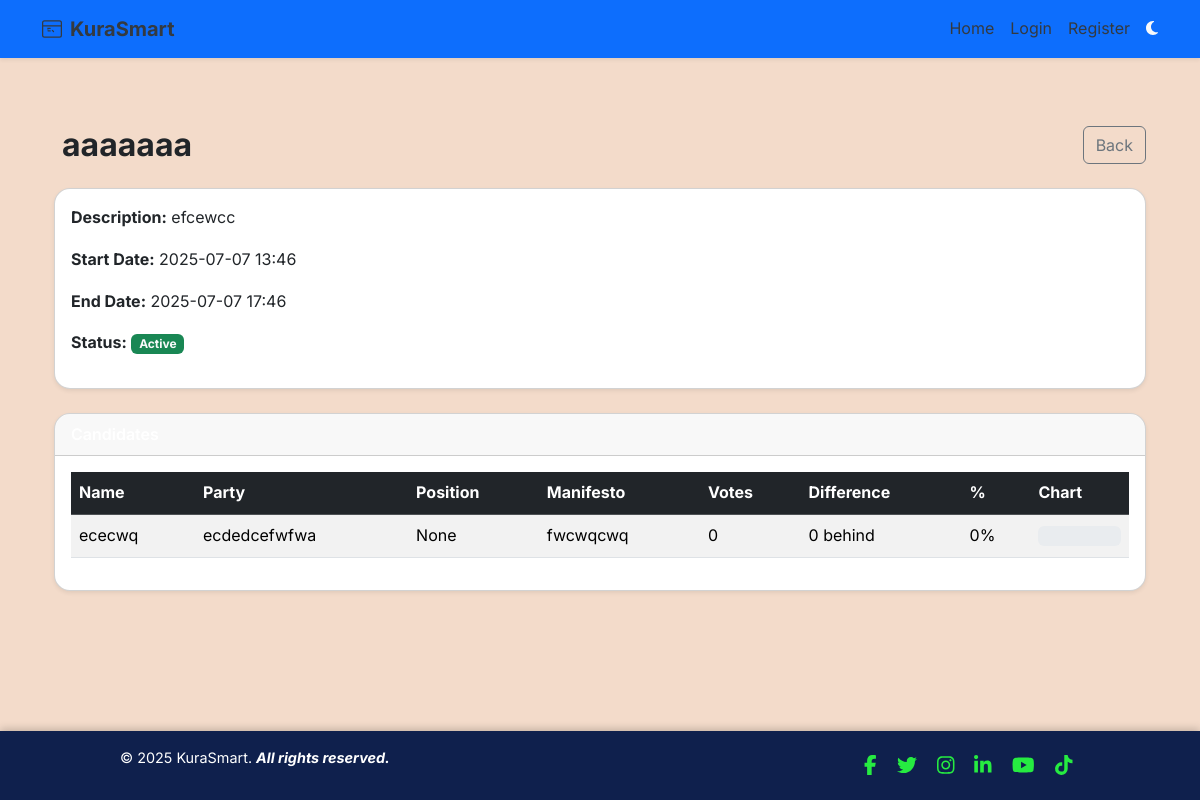
The app's page /admin/elections/10, older data.
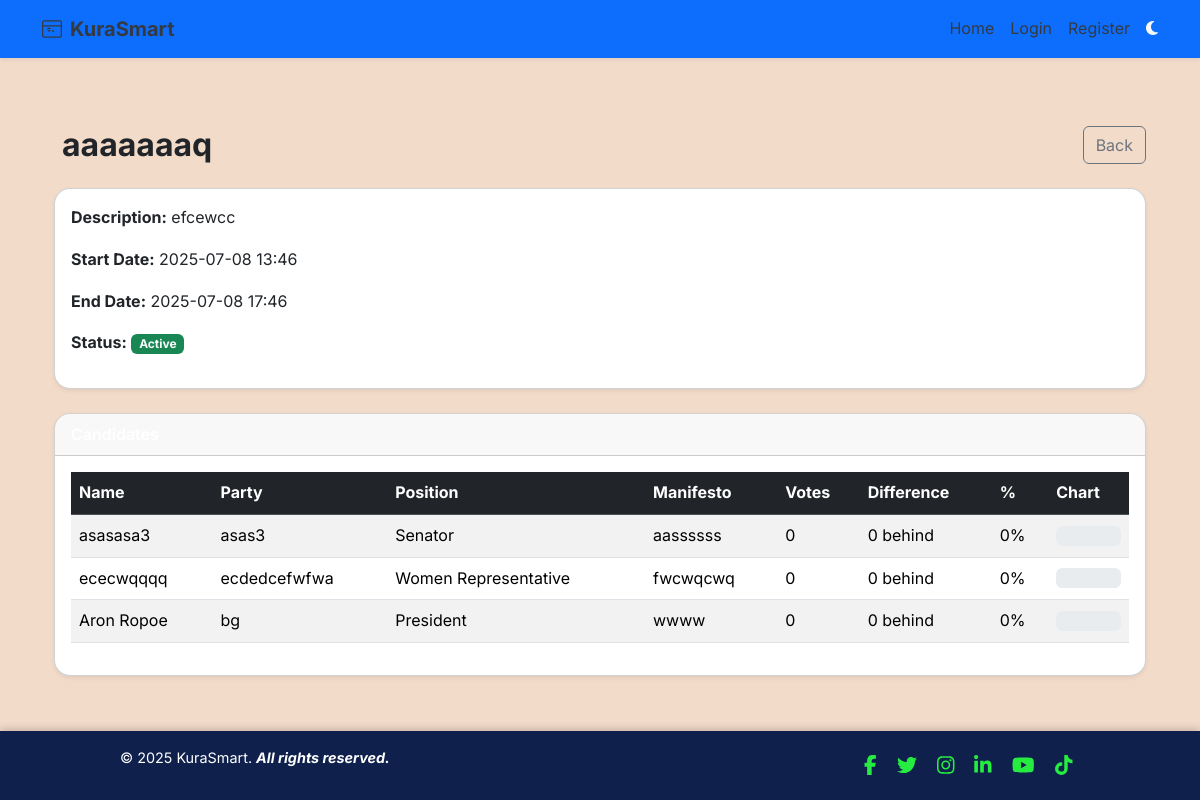
The same page, newer data.
### app/models.py (models this page shows, shortened)
class Election(db.Model):
    __tablename__ = 'election'
    id = db.Column(db.Integer, primary_key=True)
    title = db.Column(db.String(255), nullable=False)
    description = db.Column(db.Text)
    start_date = db.Column(db.DateTime, nullable=False)
    end_date = db.Column(db.DateTime, nullable=False)
    is_active = db.Column(db.Boolean, default=True)
    status = db.Column(db.Enum(ElectionStatusEnum), nullable=False, default=ElectionStatusEnum.INACTIVE)
    created_at = db.Column(db.DateTime, default=datetime.utcnow)
    updated_at = db.Column(db.DateTime, onupdate=func.now())
    deactivated_by = db.Column(db.Integer, db.ForeignKey('users.id'))
    candidates = db.relationship('Candidate', back_populates='election', lazy='dynamic')
    positions = db.relationship('Position', back_populates='election', lazy='dynamic', cascade="all, delete-orphan")
    votes = db.relationship('Vote', back_populates='election', lazy='dynamic')

class Candidate(db.Model):
    __tablename__ = 'candidate'
    id = db.Column(db.Integer, primary_key=True)
    user_id = db.Column(db.Integer, db.ForeignKey('users.id'), nullable=False)
    election_id = db.Column(db.Integer, db.ForeignKey('election.id'), nullable=False)
    position_id = db.Column(db.Integer, db.ForeignKey('position.id'), nullable=False)
    full_name = db.Column(db.String(100), nullable=False)
    party_name = db.Column(db.String(100))
    position = db.Column(db.String(100), nullable=True)
    description = db.Column(db.Text)
    manifesto = db.Column(db.Text)
    approved = db.Column(db.Boolean, default=False)
    created_at = db.Column(db.DateTime, default=datetime.utcnow)
    user = db.relationship('User', back_populates='candidates')
    election = db.relationship('Election', back_populates='candidates')
    position_rel = db.relationship('Position', back_populates='candidates')
    votes = db.relationship('Vote', back_populates='candidate', lazy='dynamic')
    __table_args__ = (
        db.UniqueConstraint('user_id', 'election_id', 'position_id', name='unique_candidate_combination'),
    )

### app/routes/web_auth.py (the view)
@admin_web_bp.route("/elections/<int:election_id>")
def view_election(election_id):
    election = Election.query.get_or_404(election_id)
    candidates = Candidate.query.filter_by(election_id=election_id).all()
    vote_counts = (
        db.session.query(Vote.candidate_id, func.count(Vote.id).label("vote_count"))
        .filter(Vote.election_id == election_id)
        .group_by(Vote.candidate_id)
        .all()
    )
    vote_count_map = {cid: count for cid, count in vote_counts}
    for candidate in candidates:
        candidate.vote_count = vote_count_map.get(candidate.id, 0)
    total_votes = sum(vote_count_map.values())
    return render_template(
        "admin/view_election.html",
        election=election,
        candidates=candidates,
        total_votes=total_votes,
    )

### app/context_processors.py (called while the page is built)
def inject_unread_notifs():
    if current_user.is_authenticated:
        count = Notification.query.filter_by(read=False).count()
    else:
        count = 0
    return {'unread_count': count}

### app/templates/admin/view_election.html (shortened to what this page needs)
{% extends "base.html" %}
{% block content %}
<div class="container py-5" data-aos="fade-up">
  <div class="d-flex justify-content-between align-items-center mb-4">
    <h2 class="fw-bold mb-0">
      {{ election.title }}
    </h2>
    <a href="{{ url_for('admin_web.manage_elections') }}" class="btn btn-outline-secondary">
       Back
    </a>
  </div>
  <div class="card shadow-sm rounded-4 mb-4">
    <div class="card-body">
      <p><strong>Description:</strong> {{ election.description or '—' }}</p>
      <p><strong>Start Date:</strong> {{ election.start_date.strftime('%Y-%m-%d %H:%M') }}</p>
      <p><strong>End Date:</strong> {{ election.end_date.strftime('%Y-%m-%d %H:%M') }}</p>
      <p>
        {% set status_clr = {'inactive':'secondary','active':'success','paused':'warning','ended':'danger'}.get(election.status.value,'dark') %}
        <strong>Status:</strong>
        <span class="badge bg-{{ status_clr }} text-light">{{ election.status.value.title() }}</span>
      </p>
    </div>
  </div>
  <div class="card shadow-sm rounded-4">
    <div class="card-header bg-gradient-secondary text-white fw-semibold rounded-top-4">
    </div>
    <div class="card-body">
      {% if candidates %}
        <div class="table-responsive">
          <table class="table table-striped align-middle">
            <thead class="table-dark">
              <tr>
                <th>Name</th>
                <th>Party</th>
                <th>Position</th>
                <th>Manifesto</th>
                {% if election.status.value in ['active', 'ended'] %}
                  <th>Votes</th>
                  <th>Difference</th>
                  <th>%</th>
                  <th>Chart</th>
                {% endif %}
              </tr>
            </thead>
            <tbody>
              {% set sorted_candidates = candidates|sort(attribute='vote_count', reverse=True) %}
              {% set top_vote = sorted_candidates[0].vote_count if sorted_candidates else 0 %}
              {% for cand in sorted_candidates %}
                {% set is_leader = cand.vote_count == top_vote and top_vote > 0 %}
                {% set vote_percent = (cand.vote_count / total_votes * 100) if total_votes > 0 else 0 %}
                <tr class="{% if is_leader %}table-success fw-bold{% endif %}">
                  <td>
                    {{ cand.full_name }}
                  </td>
                  <td>{{ cand.party_name or '—' }}</td>
                  <td>{{ cand.position }}</td>
                  <td style="white-space:pre-wrap;">{{ cand.manifesto }}</td>
                  {% if election.status.value in ['active', 'ended'] %}
                    <td>{{ cand.vote_count }}</td>
                    {% if is_leader %}
                      <td>—</td>
                    {% else %}
                      <td>{{ top_vote - cand.vote_count }} behind</td>
                    {% endif %}
                    <td>{{ vote_percent|round(2) }}%</td>
                    <td>
                      <div class="progress" style="height: 20px;">
                      </div>
                    </td>
                  {% endif %}
                </tr>
              {% endfor %}
            </tbody>
          </table>
        </div>
      {% else %}
        <p class="text-center text-muted">No candidates found for this election.</p>
      {% endif %}
    </div>
  </div>
</div>
{% endblock %}

Row changes from the older to the newer data that the page shows:
removed Candidate: full_name "ececwq", party_name "ecdedcefwfwa", position "None", manifesto "fwcwqcwq", vote_count "0", top_vote-cand.vote_count "0", approved "0"
changed Election "efcewcc": title "aaaaaaa" → "aaaaaaaq"; start_date "2025-07-07 13:46" → "2025-07-08 13:46"; end_date "2025-07-07 17:46" → "2025-07-08 17:46"
added Candidate: full_name "asasasa3", party_name "asas3", position "Senator", manifesto "aassssss", vote_count "0", top_vote-cand.vote_count "0", approved "0"
added Candidate: full_name "ececwqqqq", party_name "ecdedcefwfwa", position "Women Representative", manifesto "fwcwqcwq", vote_count "0", top_vote-cand.vote_count "0", approved "0"
added Candidate: full_name "Aron Ropoe", party_name "bg", position "President", manifesto "wwww", vote_count "0", top_vote-cand.vote_count "0", approved "0"
